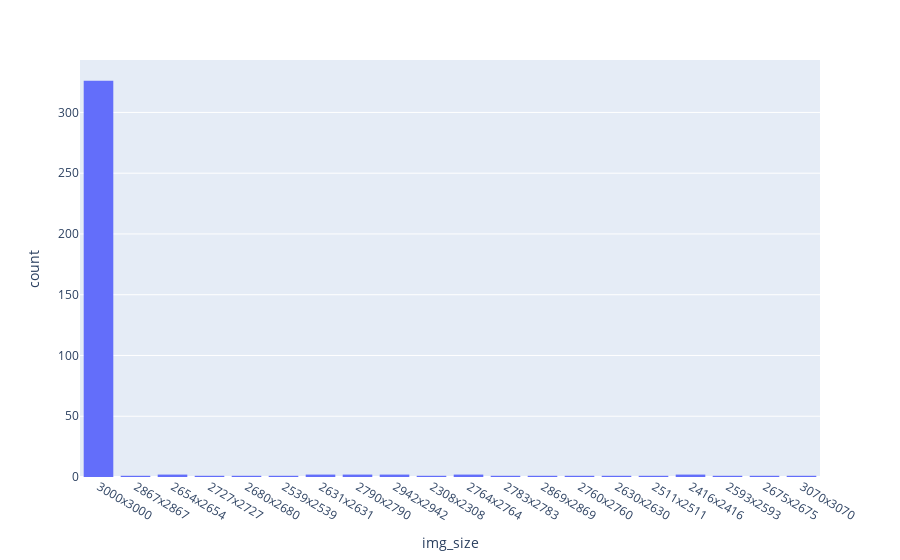

Notebook code for this chart:
### Code cell
fig = px.histogram(train_df, x="img_size")
fig.show()

### Figure 1 — Plotly figure (JSON) as saved in the notebook; plotly's stock layout.template omitted (floating-point values rounded to 4 significant figures; data arrays with more than 128 entries replaced by an {"elided": "..."} marker saying what was removed)
{"data": [{"alignmentgroup": "True", "bingroup": "x", "hovertemplate": "img_size=%{x}<br>count=%{y}<extra></extra>", "legendgroup": "", "marker": {"color": "#636efa", "pattern": {"shape": ""}}, "name": "", "offsetgroup": "", "orientation": "v", "showlegend": false, "type": "histogram", "x": {"elided": "351 str values"}, "xaxis": "x", "yaxis": "y"}], "layout": {"autosize": true, "barmode": "relative", "legend": {"tracegroupgap": 0}, "margin": {"t": 60}, "xaxis": {"anchor": "y", "autorange": true, "domain": [0, 1], "range": [-0.5, 19.5], "title": {"text": "img_size"}, "type": "category"}, "yaxis": {"anchor": "x", "autorange": true, "domain": [0, 1], "range": [0, 343.2], "title": {"text": "count"}}}}
